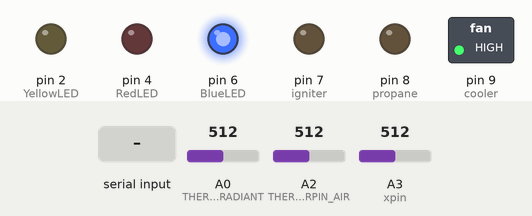
The sketch below on a simulated Arduino Uno, built with avr-gcc and run on an emulated ATmega328P. Parts: switched loads named in the sketch (green lamp = pin HIGH), output pins drawn as LEDs (lit = HIGH). The inputs (shaded band) are chosen by the test bench; at power-on: A3 (xpin) = 512, A0 (THERMISTORPIN_RADIANT) = 512, A2 (THERMOSTORPIN_AIR) = 512. What the sketch prints to the serial monitor is not drawn.

Above: at 1.2 s.
1.3 s: "90,45\n" received over Serial
At 1.54 s:
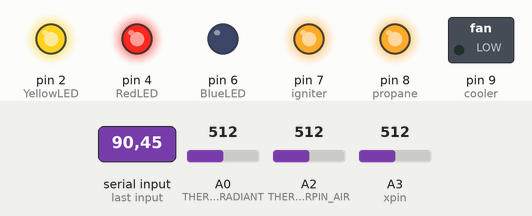
3.1 s: A3 (xpin) set to 364
6.1 s: A3 (xpin) set to 342
At 7.4 s:
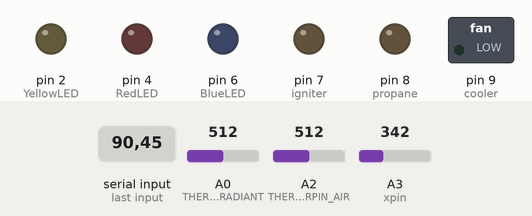
7.7 s: A0 (THERMISTORPIN_RADIANT) set to 548
At 7.93 s:
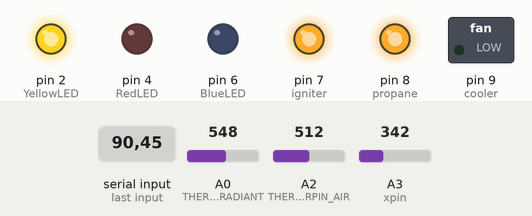
9.4 s: "30,150\n" received over Serial
At 12.1 s:
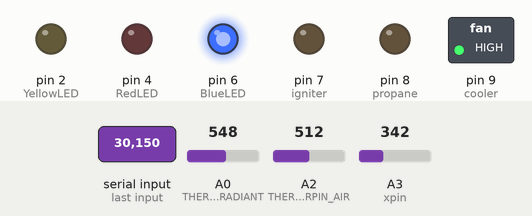
12.4 s: A3 (xpin) set to 306
At 13.5 s:
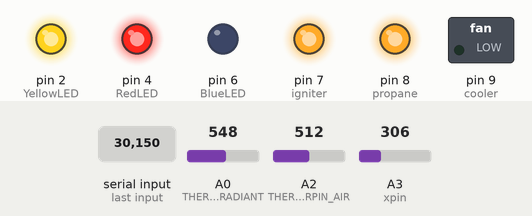
Timing chart, 0 to 15.0 s (numbered marks = the images above; inputs shaded):
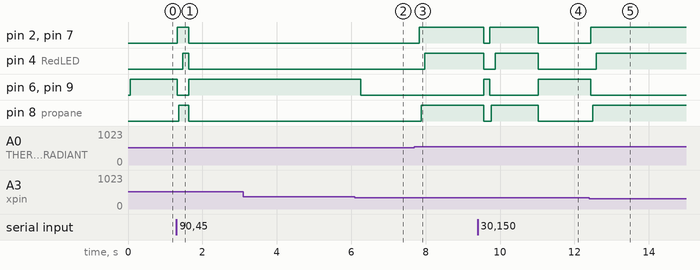

Measured:
- the behaviour switches between 351 and 350 on A3 (xpin) (found by bisection; images 1 and 2)
- the behaviour switches between 536 and 537 on A0 (THERMISTORPIN_RADIANT) (found by bisection; images 2 and 3)
- after the input at 1.3 s, pin 2 (YellowLED), pin 7 (igniter): LOW → HIGH at once, → LOW 0.31 s later; pin 4 (RedLED): LOW → HIGH after 0.17 s, → LOW 0.16 s later; pin 6 (BlueLED), pin 9 (cooler): HIGH → LOW at once, → HIGH 0.31 s later; pin 8 (propane): LOW → HIGH after 0.07 s, → LOW 0.26 s later
- after the input at 3.1 s, every drawn part: stays the same
- after the input at 6.1 s, pin 6 (BlueLED), pin 9 (cooler): HIGH → LOW after 0.15 s
- after the input at 7.7 s, pin 2 (YellowLED), pin 7 (igniter): LOW → HIGH after 0.13 s; pin 4 (RedLED): LOW → HIGH after 0.28 s; pin 8 (propane): LOW → HIGH after 0.18 s
- after the input at 9.4 s, pin 2 (YellowLED): HIGH → LOW after 0.16 s, → HIGH 0.16 s later, → LOW 1.3 s later; pin 4 (RedLED): HIGH → LOW after 0.16 s, → HIGH 0.31 s later, → LOW 1.2 s later
- after the input at 12.4 s, pin 2 (YellowLED), pin 7 (igniter): LOW → HIGH at once; pin 4 (RedLED): LOW → HIGH after 0.19 s; pin 6 (BlueLED), pin 9 (cooler): HIGH → LOW at once; pin 8 (propane): LOW → HIGH after 0.09 s

The sketch:

Merged_all_4a_short_ignite.ino
```cpp
////////////////////////////////////THERMISTOR_DECLERATIONS
// which analog pin to connect
#define THERMISTORPIN_RADIANT A0
#define THERMOSTORPIN_AIR A2
// resistance at 25 degrees C
#define THERMISTORNOMINAL 10000
// temp. for nominal resistance (almost always 25 C)
#define TEMPERATURENOMINAL 25
// how many samples to take and average, more takes longer
// but is more 'smooth'
#define NUMSAMPLES 5
// The beta coefficient of the thermistor (usually 3000-4000)
#define BCOEFFICIENT 3950
// the value of the 'other' resistor
#define SERIESRESISTOR 10000

int samples_rad [NUMSAMPLES];
int samples_air [NUMSAMPLES];


///////////////////////////////////FIRE_CONTROL_DECLERATIONS
/*
  This code turns on the fire when you heat up the thermistor.
  It also turns on LEDs for disgnostics.
*/

int igniter = 7;
int propane = 8;
int cooler = 9;
int BlueLED = 6;    // actually not used
int YellowLED = 2;  // actually not used
int RedLED = 4;    // actually not used
//int thermosensor = A1;
int SetpointHeat = 60;
int SetpointCool;  // maybe make independent later
boolean FireOn = false;
boolean CoolingOn = false;
float arccos = 0;
float KnobSetpointPrevious = 0;


//////////////////////////////////ACCELEROMETER DECLERATIONS
/*
 ADXL3xx
 The circuit:
 analog 0: accelerometer self test
 analog 1: z-axis
 analog 2: y-axis
 analog 3: x-axis

*/

// these constants describe the pins. They won't change:
const int xpin = A3;                  // x-axis of the accelerometer
//const int ypin = A2;                  // y-axis
//const int zpin = A1;                  // z-axis (only on 3-axis models)


#define acosf acos;


void setup(void) {
    Serial.begin(115200);


  pinMode(igniter, OUTPUT);
  pinMode(propane, OUTPUT);
  pinMode(cooler, OUTPUT);
  pinMode(YellowLED, OUTPUT);
  pinMode(RedLED, OUTPUT);
  pinMode(BlueLED, OUTPUT);


}


void loop(void) {
  uint8_t i;
  float average_rad;
  float average_air;
  float OperativeTemp;

 ///////////////////////////////////////////////READ RADIANT TEMP

  // take N samples in a row, with a slight delay
  for (i=0; i< NUMSAMPLES; i++) {
   samples_rad[i] = analogRead(THERMISTORPIN_RADIANT);
   delay(10);
  }

  // average all the samples out
  average_rad = 0;
  for (i=0; i< NUMSAMPLES; i++) {
     average_rad += samples_rad[i];
  }
  average_rad /= NUMSAMPLES;

 // Serial.print("Average analog reading ");
 // Serial.println(average_rad);

  // convert the value to resistance
  average_rad = 1023 / average_rad - 1;
  average_rad = SERIESRESISTOR / average_rad;
// Serial.print("Thermistor resistance ");
//  Serial.println(average_radiant);

  float steinhart_rad;
  steinhart_rad = average_rad / THERMISTORNOMINAL;     // (R/Ro)
  steinhart_rad = log(steinhart_rad);                  // ln(R/Ro)
  steinhart_rad /= BCOEFFICIENT;                   // 1/B * ln(R/Ro)
  steinhart_rad += 1.0 / (TEMPERATURENOMINAL + 273.15); // + (1/To)
  steinhart_rad = 1.0 / steinhart_rad;                 // Invert
  steinhart_rad -= 273.15;                         // convert to C
  float fahrenheit_rad = steinhart_rad * 9/5 + 32;     // convert to F

  Serial.print("Radiant Temp: ");
  Serial.print(fahrenheit_rad);
  Serial.print(" *F");
  Serial.print('\t');

 //////////////////////////////////READ AIR TEMP

  // take N samples in a row, with a slight delay
  for (i=0; i< NUMSAMPLES; i++) {
   samples_air[i] = analogRead(THERMOSTORPIN_AIR);
   //delay(10);
  }

  // average all the samples out
  average_air = 0;
  for (i=0; i< NUMSAMPLES; i++) {
     average_air += samples_air[i];
  }
  average_air /= NUMSAMPLES;

 // Serial.print("Average analog reading ");
 // Serial.println(average);

  // convert the value to resistance
  average_air = 1023 / average_air - 1;
  average_air = SERIESRESISTOR / average_air;
 // Serial.print("Thermistor resistance ");
 // Serial.println(average_air);

  float steinhart_air;
  steinhart_air = average_air / THERMISTORNOMINAL;     // (R/Ro)
  steinhart_air = log(steinhart_air);                  // ln(R/Ro)
  steinhart_air /= BCOEFFICIENT;                   // 1/B * ln(R/Ro)
  steinhart_air += 1.0 / (TEMPERATURENOMINAL + 273.15); // + (1/To)
  steinhart_air = 1.0 / steinhart_air;                 // Invert
  steinhart_air -= 273.15;                         // convert to C
  float fahrenheit_air = fahrenheit_air * 9/5 + 32;     // convert to F

  //Since hardware for air temp sensor not working yet, just set equal to radiant temp:
   fahrenheit_air = fahrenheit_rad;
   //delete that when air temp sensor working!


  //Serial.print("Air Temp (fake): ");
  //Serial.print(fahrenheit_air);
  //Serial.print(" *F");
  //Serial.print('\t');


 ////////////////////////////////// calc operative temp
 OperativeTemp = (fahrenheit_rad + fahrenheit_air)/2;

  //Serial.print("Operative Temp: ");
  //Serial.print(OperativeTemp);
  //Serial.print(" *F");
  //Serial.print('\t');


////////////////////////////////////////ACCELEROMETER

 // print the sensor values:
 // Serial.print(analogRead(xpin));
  // print a tab between values:
 // Serial.print("\t");
  //Serial.print(analogRead(ypin));
  // print a tab between values:
 // Serial.print("\t");
  //Serial.print(analogRead(zpin));
  //print a linefeed:

  float cosine = analogRead(xpin) * (-0.0152) + 4.97;

  if (cosine > 1) {
    cosine = 1;}
  if (cosine < (-1)) {
    cosine = -1;}

  arccos = acos(cosine);
  int KnobSetpoint = arccos * (-10.308) + 91.905;
  Serial.print("knobSetpoint: ");
  Serial.print(KnobSetpoint);
  Serial.print("    ");
  Serial.print("knobSetPrev: ");
  Serial.print(KnobSetpointPrevious);
  Serial.print("    ");


  //Knob sets temp setpoint IF THE KNOB POSITION HAS CHANGED:
  if (KnobSetpoint == KnobSetpointPrevious) {}
  else {
        SetpointHeat = KnobSetpoint;
        KnobSetpointPrevious = KnobSetpoint;
       }

  //done setting temp setpoint


 // Serial.print(arccos);
 //   Serial.print("\t");
 //   Serial.print("Set temperature: *F");
 //   Serial.print(SetpointHeat);
 //   Serial.print('\t');
 // delay before next reading:
 //delay(500);


 ////////////////////////////////// HEATING / COOLING CONTROL


  //read serial for setpoint change:
   if (Serial.available()) {
        /* read the most recent byte */
        SetpointHeat = Serial.parseInt();
       }
       int SetpointCool = SetpointHeat + 5;  // resetting just in case
  //done reading for setpoint change


    //read & print temperature from 3-pinthermosensor:
        // read the input on analog pin 0:
        //int sensorValue = analogRead(thermosensor);
        // Convert the analog reading (which goes from 0 - 1023) to a voltage (0 - 5V):
        //float voltage = sensorValue * (5.0 / 1023.0);
        //float temperatureC = (voltage - 0.5) * 100 ;  //converting from 10 mv per degree wit 500 mV offset
        //float temperatureF = temperatureC * 9/5 + 32;
        // print out the value you read:
        // Serial.print("Temperature: ");  Serial.print(temperatureF);


    Serial.print("      SetpointHeat: ");  Serial.print(SetpointHeat);
    Serial.print("      SetpointCool: ");  Serial.print(SetpointCool);
    Serial.print("      FireOn: ");  Serial.print(FireOn);
    Serial.print("      CoolingOn: ");  Serial.print(CoolingOn);
    Serial.println();

    //done reading & displaying temperature


    ////////////////////////// THE IMPORTANT PART OF HEATING / COOLING:
    //Turn on fire if it's cool, turn on cooling if it's warm.
    //Turn everything off if temp in spec.
    //light up red LED for heating & blue LED for cooling:
    if(OperativeTemp < SetpointHeat) {
          // turn off cooling:
          digitalWrite(cooler, LOW);
          CoolingOn = false;
          digitalWrite(BlueLED, LOW);

          //turn fire on!
          if(FireOn == false) {
             digitalWrite(igniter, HIGH);    // turn on igniter
             digitalWrite(YellowLED, HIGH);
             delay(50);                     // wait for igniter to heat up
             digitalWrite(propane, HIGH);    // turn on propane
             delay(100);                    //blow fire for a second before resetting
             FireOn = true;
             digitalWrite(RedLED, HIGH);

            }
            else{}

         }
       else {
              if(OperativeTemp > SetpointCool) {
                   //Turn off fire:
                   digitalWrite(igniter, LOW);  // turn off igniter
                   digitalWrite(propane, LOW);  //turn off propane
                   FireOn = false;
                   digitalWrite(RedLED, LOW);
                   digitalWrite(YellowLED, LOW);

                   //Turn on cooling:
                   digitalWrite(cooler, HIGH);
                   CoolingOn = true;
                   digitalWrite(BlueLED, HIGH);

                 }

                else {       // temperature is juuuuust right
                       //Turn off cooling:
                       digitalWrite(cooler, LOW);
                       CoolingOn = false;
                       digitalWrite(BlueLED, LOW);

                       //Turn off fire
                       digitalWrite(igniter, LOW);  // turn off igniter
                       digitalWrite(propane, LOW);  //turn off propane
                       FireOn = false;
                       digitalWrite(RedLED, LOW);
                       digitalWrite(YellowLED, LOW);
                      }
           }

  delay(100);               // wait for a tad
}
```
